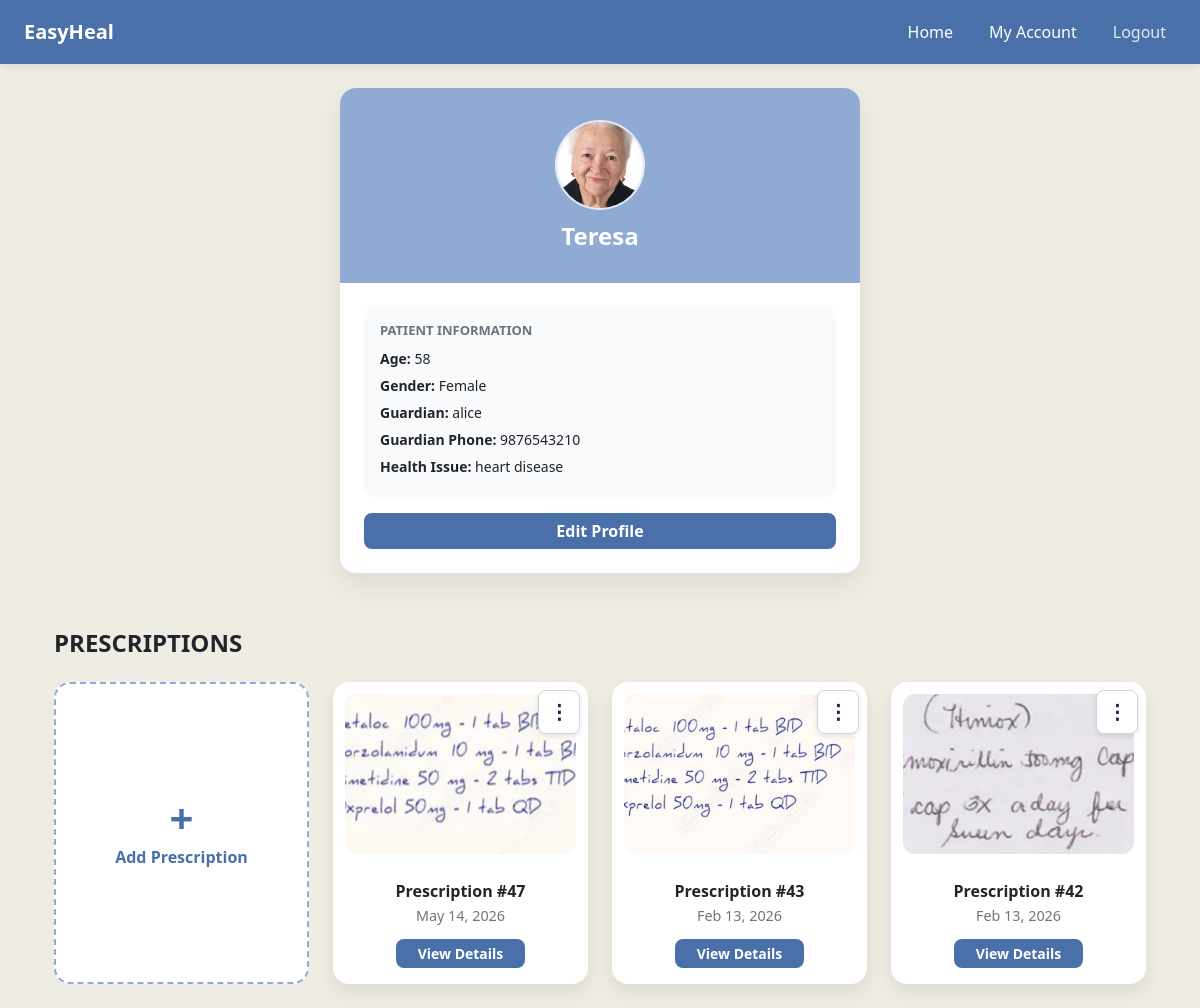
The page /patient/4/ on the database its author committed.
### core/models.py (models this page shows, shortened)
class Patient(models.Model):
    name = models.CharField(max_length=100)
    age = models.IntegerField()
    gender = models.CharField(max_length=10)
    health_issue = models.TextField(blank=True, null=True)
    photo = models.ImageField(upload_to='patients/', null=True, blank=True)
    guardian_name = models.CharField(
        max_length=100,
        blank=True
    )
    guardian_phone = models.CharField(
        max_length=15,
        blank=True
    )
    created_at = models.DateTimeField(auto_now_add=True)

class Prescription(models.Model):
    STATUS_CHOICES = [
        ('IN_PROGRESS', 'In Progress'),
        ('FINALIZED', 'Finalized'),
    ]
    patient = models.ForeignKey(
        Patient,
        on_delete=models.CASCADE,
        related_name='prescriptions'
    )
    image = models.ImageField(
        upload_to='prescriptions/',
        null=True,
        blank=True
    )
    raw_extracted_data = models.JSONField(
        null=True,
        blank=True
    )
    status = models.CharField(
        max_length=20,
        choices=STATUS_CHOICES,
        default='IN_PROGRESS'
    )
    created_at = models.DateTimeField(auto_now_add=True)

### core/views.py (the view, shortened to what this page needs)
# urls.py: path('patient/<int:id>/', patient_details, name='patient_details'),
def patient_details(request, id):
    patient = get_object_or_404(Patient, id=id)
    prescriptions = patient.prescriptions.filter(status="FINALIZED").order_by("-created_at")
    edit_mode = request.GET.get("edit") == "true"
    return render(request, "patient_details.html", {
        "patient": patient,
        "edit_mode": edit_mode,
        "prescriptions": prescriptions,
    })

### templates/patient_details.html (shortened to what this page needs)
{% load static %}
<!DOCTYPE html>
<html lang="en">
<head>
<link href="https://cdn.jsdelivr.net/npm/bootstrap@5.3.3/dist/css/bootstrap.min.css" rel="stylesheet">
<link href="https://cdnjs.cloudflare.com/ajax/libs/cropperjs/1.6.1/cropper.min.css" rel="stylesheet">
</head>
{% include "navbar.html" %}
<body>
<div class="container py-4">
  <div class="patient-form-card mb-4">
  <div class="patient-form-header">
    <div class="avatar-circle">
      {% if patient.photo %}
        <img src="{{ patient.photo.url }}">
      {% else %}
        👤
      {% endif %}
    </div>
    <h4 class="fw-bold mb-0">{{ patient.name }}</h4>
  </div>
  <div class="patient-form-body">
    {% if edit_mode %}
    <form method="POST" enctype="multipart/form-data">
      {% csrf_token %}
      <div class="mb-3">
        <label class="fw-semibold">Name</label>
        <input type="text" name="name" class="form-control" value="{{ patient.name }}" required>
      </div>
      <div class="mb-3">
        <label class="fw-semibold">Age</label>
        <input type="number" name="age" class="form-control" value="{{ patient.age }}" required>
      </div>
      <div class="mb-3">
        <label class="fw-semibold">Gender</label>
        <select name="gender" class="form-select">
          <option {% if patient.gender == "Male" %}selected{% endif %}>Male</option>
          <option {% if patient.gender == "Female" %}selected{% endif %}>Female</option>
          <option {% if patient.gender == "Other" %}selected{% endif %}>Other</option>
        </select>
      </div>
      <div class="mb-3">
        <label class="fw-semibold">Guardian Name</label>
        <input type="text" name="guardian_name" class="form-control"
               value="{{ patient.guardian_name }}">
      </div>
      <div class="mb-3">
        <label class="fw-semibold">Guardian Phone</label>
        <input type="text" name="guardian_phone" class="form-control"
               value="{{ patient.guardian_phone }}">
      </div>
      <div class="mb-3">
        <label class="fw-semibold">Health Issue</label>
        <textarea name="health_issue" class="form-control" rows="3">{{ patient.health_issue }}</textarea>
      </div>
      <div class="mb-3">
        <label class="fw-semibold">Patient Photo</label>
        <input type="file" name="photo" class="form-control">
      </div>
      <div class="d-flex gap-3 mt-3">
        <button type="submit" class="btn patient-primary-btn w-100">
          Save Changes
        </button>
        <a href="{% url 'patient_details' patient.id %}"
           class="btn btn-secondary w-100">
          Cancel
        </a>
      </div>
    </form>
    {% else %}
    <div class="patient-details-box">
      <div class="details-subheading">Patient Information</div>
      <div class="patient-detail-line"><strong>Age:</strong> {{ patient.age }}</div>
      <div class="patient-detail-line"><strong>Gender:</strong> {{ patient.gender }}</div>
      <div class="patient-detail-line"><strong>Guardian:</strong> {{ patient.guardian_name|default:"N/A" }}</div>
      <div class="patient-detail-line"><strong>Guardian Phone:</strong> {{ patient.guardian_phone|default:"N/A" }}</div>
      <div class="patient-detail-line"><strong>Health Issue:</strong> {{ patient.health_issue|default:"N/A" }}</div>
    </div>
    <a href="?edit=true" class="btn patient-primary-btn w-100 mt-3">
      Edit Profile
    </a>
    {% endif %}
  </div>
</div>
<div class="container prescription-section">
  <div class="d-flex justify-content-between align-items-center mb-4">
    <h4 class="fw-bold mb-0">PRESCRIPTIONS</h4>
  </div>
 <div class="row g-4" id="prescriptionGrid">
  <div class="col-xl-3 col-lg-4 col-md-6 col-sm-12">
    <div class="card add-prescription-card" id="addPrescriptionBox">
      <div class="add-prescription-inner">
        <div class="plus-icon">+</div>
        <p class="mb-0 fw-semibold">Add Prescription</p>
      </div>
    </div>
  </div>
  {% for prescription in prescriptions %}
  <div class="col-xl-3 col-lg-4 col-md-6 col-sm-12">
    <div class="card prescription-card h-100">
      <div class="card-menu dropdown position-absolute top-0 end-0 m-2">
      <button class="btn btn-sm card-menu-btn" data-bs-toggle="dropdown">
        <span class="menu-dots">⋮</span>
      </button>
    </div>
      <div class="prescription-card-media">
        {% if prescription.image %}
          <img src="{{ prescription.image.url }}" alt="Prescription Image">
        {% else %}
          <div class="patient-avatar-circle">📄</div>
        {% endif %}
      </div>
      <div class="prescription-card-body">
        <h6 class="prescription-card-title">
          Prescription #{{ prescription.id }}
        </h6>
        <p class="prescription-card-text">
          {{ prescription.created_at|date:"M d, Y" }}
        </p>
        <a href="{% url 'prescription_detail' prescription.id %}"
           class="btn theme-btn btn-sm w-100">
          View Details
        </a>
      </div>
    </div>
  </div>
  {% endfor %}
</div>
</body>
</html>

### templates/navbar.html (shortened to what this page needs)
<nav class="navbar easyheal-navbar">
  <div class="container-fluid px-4">
    <a class="navbar-brand" href="{% url 'home' %}">
      EasyHeal
    </a>
    <ul class="navbar-nav flex-row gap-3 align-items-center ms-auto">
      <li class="nav-item">
        <a class="nav-link" href="{% url 'home' %}">Home</a>
      </li>
      <li class="nav-item">
        <a class="nav-link" href="{% url 'my_account' %}">My Account</a>
      </li>
      <li class="nav-item">
        <a class="nav-link logout-link"
           href="{% url 'logout' %}"
           onclick="return confirm('Are you sure you want to log out?');">
          Logout
        </a>
      </li>
    </ul>
  </div>
</nav>

### templates/patient_details.html (style rules this page uses)
:root { --theme-color: #8FABD4; --theme-hover: #4A70A9; }
body { min-height: 100vh; background-color: rgb(239, 236, 227); }
.patient-form-card { max-width: 520px; margin: auto; background: #fff; border-radius: 16px; box-shadow: 0 12px 30px rgba(0,0,0,.08); overflow: hidden; }
.patient-form-header { padding: 32px; background: var(--theme-color); color: #fff; text-align: center; }
.patient-form-body { padding: 24px; }
.avatar-circle { width: 90px; height: 90px; border-radius: 50%; background: rgba(255,255,255,.25); border: 2px solid rgba(255,255,255,.7); display: flex; align-items: center; justify-content: center; margin: 0 auto 12px; overflow: hidden; }
.avatar-circle img { width: 100%; height: 100%; object-fit: cover; }
.patient-details-box { background: #f9fafb; border-radius: 10px; padding: 14px 16px; }
.patient-detail-line { font-size: 14px; margin-bottom: 6px; }
.details-subheading { font-size: 13px; font-weight: 600; color: #6b7280; margin-bottom: 8px; text-transform: uppercase; }
.patient-primary-btn { background: #4A70A9; color: #fff; font-weight: 600; border-radius: 8px; border: none; }
.plus-icon { font-size: 36px; font-weight: 700; }
.prescription-card { height: 200px; border-radius: 14px; background: #ffffff; border: 1px solid #e5e7eb; box-shadow: 0 6px 16px rgba(0,0,0,0.06); display: flex; align-items: center; justify-content: center; flex-direction: column; cursor: pointer; transition: 0.25s ease; overflow: hidden; }
.prescription-card img { width: 100%; height: 100%; object-fit: cover; }
.plus-icon { font-size: 48px; font-weight: 700; line-height: 1; }
.prescription-section { margin-top: 56px; }
.prescription-card { border-radius: 16px; border: none; background: #ffffff; box-shadow: 0 8px 20px rgba(0,0,0,0.08); transition: transform 0.25s ease, box-shadow 0.25s ease; height: 100%; }
.prescription-card-media { height: 160px; background: #f1f4f9; margin: 12px; border-radius: 12px; display: flex; align-items: center; justify-content: center; overflow: hidden; }
.prescription-card-media img { width: 100%; height: 100%; object-fit: cover; border-radius: 12px; }
.prescription-card-body { text-align: center; padding: 16px; display: flex; flex-direction: column; }
.prescription-card-title { font-weight: 700; font-size: 1rem; margin-bottom: 4px; }
.prescription-card-text { font-size: 0.9rem; color: #6c757d; margin-bottom: 12px; }
.prescription-card-body .btn { margin-top: auto; }
.add-prescription-card { border-radius: 16px; border: 2px dashed #8FABD4; background: #ffffff; height: 100%; cursor: pointer; transition: 0.25s ease; }
.add-prescription-inner { height: 100%; min-height: 220px; display: flex; flex-direction: column; align-items: center; justify-content: center; color: #4A70A9; }
.add-prescription-inner .plus-icon { font-size: 42px; font-weight: 700; line-height: 1; margin-bottom: 6px; }
.theme-btn { background-color: #4A70A9; color: #ffffff; font-weight: 600; border-radius: 8px; border: none; transition: 0.3s ease; }
.menu-dots { font-size: 20px; font-weight: 900; color: #1F2A44; }
.card-menu-btn { background: #ffffff; border: 1px solid #d1d5db; box-shadow: 0 2px 6px rgba(0, 0, 0, 0.1); padding: 6px 10px; border-radius: 8px; }

### templates/navbar.html (style rules this page uses)
nav.easyheal-navbar { background-color: rgb(74, 112, 169) !important; height: 64px; box-shadow: 0 2px 8px rgba(0,0,0,0.08); }
nav.easyheal-navbar .navbar-brand { color: #ffffff !important; font-size: 20px; font-weight: 700; }
nav.easyheal-navbar .nav-link { color: #ffffff !important; font-weight: 500; padding: 6px 10px; border-radius: 6px; }
nav.easyheal-navbar .logout-link { opacity: 0.85; }

### rows shown on the page
Patient: photo (picture), name "Teresa", age "58", gender "Female", guardian_name "alice", guardian_phone "9876543210", health_issue "heart disease"
Prescription: image (picture), id "47", created_at "May 14, 2026"
Prescription: image (picture), id "43", created_at "Feb 13, 2026"
Prescription: image (picture), id "42", created_at "Feb 13, 2026"
